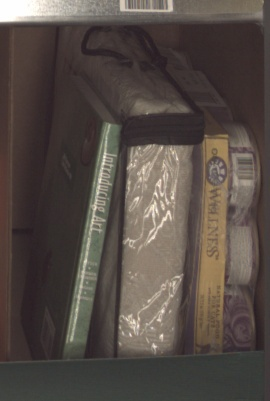
#> input picture distrib/set1/unchanged/pair_0000_inbound.jpg, 270 x 401 px
$ python -i sift.py   (imports and definitions only)   (Python 2 division)   (older library calls are emulated)
#> lines starting #> are read from the running program, lines starting #| are printed output that depends on the picture
import cv2
import sys
import os
import numpy as np
import distribution
import test

THREASHOLD = 0.1695

ratios = []

#scores, bins = distribution.calc_score_table(
#    test.ratios_changed, test.ratios_unchanged)

def preprocess(image):
    mv = cv2.split(image)
    mv[0] = cv2.equalizeHist(mv[0])
    mv[1] = cv2.equalizeHist(mv[1])
    mv[2] = cv2.equalizeHist(mv[2])
    color = cv2.merge(mv)
    return color

# [29 lines left out: function sift, not called in this run]

def main(argv):
    ratio = sift(cv2.imread(argv[1]), cv2.imread(argv[2]), 0.5)
    print distribution.get_score(ratio, scores, bins)

# [33 lines left out: functions compareImage, test_k, test, not called in this run]

# [5 lines not run here, left out]

>>> import cv2
>>> picture = cv2.imread('../../../distrib/set1/unchanged/pair_0000_inbound.jpg', cv2.IMREAD_GRAYSCALE)
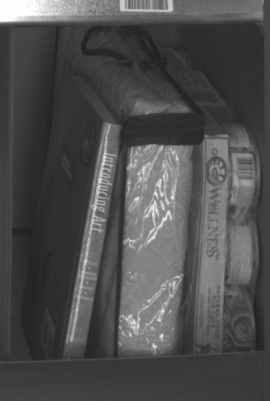
#> picture: shape (401, 270); min 32, max 255, mean 78
#> (the run stopped early here; a loop or call above may not have finished)

$ run again, on distrib/set1/unchanged/pair_0004_inbound.jpg
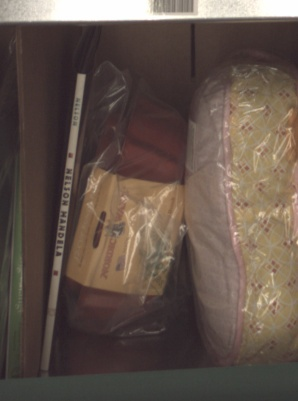
#> input picture distrib/set1/unchanged/pair_0004_inbound.jpg, 298 x 401 px
#> `picture = cv2.imread('../../../distrib/set1/unchanged/pair_0000_inboun..`:
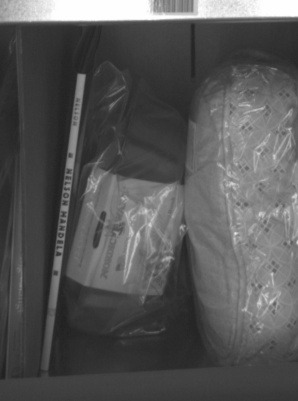
#> picture: shape (401, 298); min 33, max 255, mean 86.3

$ run again, on distrib/set1/unchanged/pair_0006_inbound.jpg
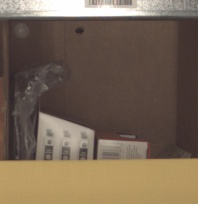
#> input picture distrib/set1/unchanged/pair_0006_inbound.jpg, 198 x 204 px
#> `picture = cv2.imread('../../../distrib/set1/unchanged/pair_0000_inboun..`:
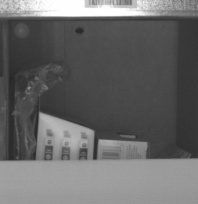
#> picture: shape (204, 198); min 39, max 255, mean 103.5
